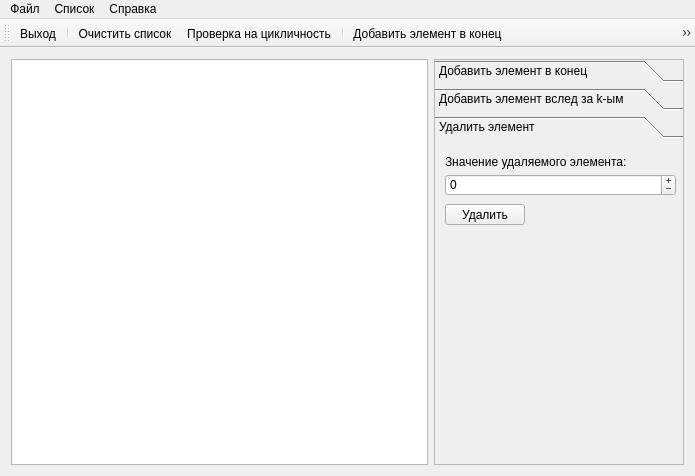
<?xml version="1.0" encoding="UTF-8"?>
<ui version="4.0">
 <class>MainWindow</class>
 <widget class="QMainWindow" name="MainWindow">
  <property name="geometry">
   <rect>
    <x>0</x>
    <y>0</y>
    <width>695</width>
    <height>476</height>
   </rect>
  </property>
  <property name="windowTitle">
   <string>Односвязный кольцевой список</string>
  </property>
  <property name="windowIcon">
   <iconset resource="iconpack.qrc">
    <normaloff>:/icons/appicon.png</normaloff>:/icons/appicon.png</iconset>
  </property>
  <property name="toolButtonStyle">
   <enum>Qt::ToolButtonIconOnly</enum>
  </property>
  <property name="animated">
   <bool>true</bool>
  </property>
  <property name="documentMode">
   <bool>false</bool>
  </property>
  <property name="tabShape">
   <enum>QTabWidget::Triangular</enum>
  </property>
  <property name="dockNestingEnabled">
   <bool>false</bool>
  </property>
  <property name="unifiedTitleAndToolBarOnMac">
   <bool>false</bool>
  </property>
  <widget class="QWidget" name="centralWidget">
   <layout class="QVBoxLayout" name="verticalLayout">
    <item>
     <layout class="QHBoxLayout" name="horizontalLayout">
      <property name="sizeConstraint">
       <enum>QLayout::SetDefaultConstraint</enum>
      </property>
      <item>
       <widget class="QListWidget" name="listList">
        <property name="frameShape">
         <enum>QFrame::StyledPanel</enum>
        </property>
        <property name="frameShadow">
         <enum>QFrame::Plain</enum>
        </property>
        <property name="flow">
         <enum>QListView::TopToBottom</enum>
        </property>
       </widget>
      </item>
      <item>
       <widget class="QToolBox" name="panel">
        <property name="maximumSize">
         <size>
          <width>250</width>
          <height>16777215</height>
         </size>
        </property>
        <property name="frameShape">
         <enum>QFrame::StyledPanel</enum>
        </property>
        <property name="frameShadow">
         <enum>QFrame::Plain</enum>
        </property>
        <property name="lineWidth">
         <number>1</number>
        </property>
        <property name="midLineWidth">
         <number>1</number>
        </property>
        <property name="currentIndex">
         <number>2</number>
        </property>
        <widget class="QWidget" name="addAtEndPage">
         <property name="geometry">
          <rect>
           <x>0</x>
           <y>0</y>
           <width>248</width>
           <height>314</height>
          </rect>
         </property>
         <property name="autoFillBackground">
          <bool>true</bool>
         </property>
         <attribute name="label">
          <string>Добавить элемент в конец</string>
         </attribute>
         <widget class="QLabel" name="addAtEndLabel">
          <property name="geometry">
           <rect>
            <x>10</x>
            <y>10</y>
            <width>151</width>
            <height>16</height>
           </rect>
          </property>
          <property name="text">
           <string>Значение нового элемента:</string>
          </property>
         </widget>
         <widget class="QSpinBox" name="addAtEndSpinBox">
          <property name="geometry">
           <rect>
            <x>10</x>
            <y>30</y>
            <width>231</width>
            <height>22</height>
           </rect>
          </property>
          <property name="wrapping">
           <bool>false</bool>
          </property>
          <property name="buttonSymbols">
           <enum>QAbstractSpinBox::PlusMinus</enum>
          </property>
          <property name="accelerated">
           <bool>false</bool>
          </property>
          <property name="keyboardTracking">
           <bool>true</bool>
          </property>
          <property name="showGroupSeparator" stdset="0">
           <bool>false</bool>
          </property>
          <property name="minimum">
           <number>-2147483647</number>
          </property>
          <property name="maximum">
           <number>2147483647</number>
          </property>
          <property name="value">
           <number>0</number>
          </property>
         </widget>
         <widget class="QPushButton" name="addAtEndButton">
          <property name="geometry">
           <rect>
            <x>10</x>
            <y>60</y>
            <width>80</width>
            <height>21</height>
           </rect>
          </property>
          <property name="text">
           <string>Добавить</string>
          </property>
         </widget>
        </widget>
        <widget class="QWidget" name="addAfterPage">
         <property name="geometry">
          <rect>
           <x>0</x>
           <y>0</y>
           <width>248</width>
           <height>314</height>
          </rect>
         </property>
         <attribute name="label">
          <string>Добавить элемент вслед за k-ым</string>
         </attribute>
         <widget class="QLabel" name="addAfterXLabel">
          <property name="geometry">
           <rect>
            <x>10</x>
            <y>10</y>
            <width>151</width>
            <height>16</height>
           </rect>
          </property>
          <property name="text">
           <string>Значение нового элемента:</string>
          </property>
         </widget>
         <widget class="QSpinBox" name="addAfterXSpinBox">
          <property name="geometry">
           <rect>
            <x>10</x>
            <y>30</y>
            <width>231</width>
            <height>22</height>
           </rect>
          </property>
          <property name="wrapping">
           <bool>false</bool>
          </property>
          <property name="buttonSymbols">
           <enum>QAbstractSpinBox::PlusMinus</enum>
          </property>
          <property name="accelerated">
           <bool>false</bool>
          </property>
          <property name="keyboardTracking">
           <bool>true</bool>
          </property>
          <property name="showGroupSeparator" stdset="0">
           <bool>false</bool>
          </property>
          <property name="minimum">
           <number>-2147483647</number>
          </property>
          <property name="maximum">
           <number>2147483647</number>
          </property>
          <property name="value">
           <number>0</number>
          </property>
         </widget>
         <widget class="QLabel" name="addAfterPosLabel">
          <property name="geometry">
           <rect>
            <x>10</x>
            <y>60</y>
            <width>231</width>
            <height>16</height>
           </rect>
          </property>
          <property name="text">
           <string>Позиция, за которую необходимо добаить:</string>
          </property>
         </widget>
         <widget class="QSpinBox" name="addAfterPosSpinBox">
          <property name="geometry">
           <rect>
            <x>10</x>
            <y>80</y>
            <width>231</width>
            <height>22</height>
           </rect>
          </property>
          <property name="wrapping">
           <bool>false</bool>
          </property>
          <property name="buttonSymbols">
           <enum>QAbstractSpinBox::PlusMinus</enum>
          </property>
          <property name="accelerated">
           <bool>false</bool>
          </property>
          <property name="keyboardTracking">
           <bool>true</bool>
          </property>
          <property name="showGroupSeparator" stdset="0">
           <bool>false</bool>
          </property>
          <property name="minimum">
           <number>0</number>
          </property>
          <property name="maximum">
           <number>0</number>
          </property>
          <property name="value">
           <number>0</number>
          </property>
         </widget>
         <widget class="QPushButton" name="addAfterButton">
          <property name="geometry">
           <rect>
            <x>10</x>
            <y>110</y>
            <width>80</width>
            <height>21</height>
           </rect>
          </property>
          <property name="text">
           <string>Добавить</string>
          </property>
         </widget>
        </widget>
        <widget class="QWidget" name="deletePage">
         <property name="geometry">
          <rect>
           <x>0</x>
           <y>0</y>
           <width>248</width>
           <height>314</height>
          </rect>
         </property>
         <attribute name="label">
          <string>Удалить элемент</string>
         </attribute>
         <widget class="QLabel" name="deleteLabel">
          <property name="geometry">
           <rect>
            <x>10</x>
            <y>10</y>
            <width>231</width>
            <height>16</height>
           </rect>
          </property>
          <property name="text">
           <string>Значение удаляемого элемента:</string>
          </property>
         </widget>
         <widget class="QSpinBox" name="deleteSpinBox">
          <property name="geometry">
           <rect>
            <x>10</x>
            <y>30</y>
            <width>231</width>
            <height>22</height>
           </rect>
          </property>
          <property name="wrapping">
           <bool>false</bool>
          </property>
          <property name="buttonSymbols">
           <enum>QAbstractSpinBox::PlusMinus</enum>
          </property>
          <property name="accelerated">
           <bool>false</bool>
          </property>
          <property name="keyboardTracking">
           <bool>true</bool>
          </property>
          <property name="showGroupSeparator" stdset="0">
           <bool>false</bool>
          </property>
          <property name="minimum">
           <number>-2147483647</number>
          </property>
          <property name="maximum">
           <number>2147483647</number>
          </property>
          <property name="value">
           <number>0</number>
          </property>
         </widget>
         <widget class="QPushButton" name="deleteKeyButton">
          <property name="geometry">
           <rect>
            <x>10</x>
            <y>60</y>
            <width>80</width>
            <height>21</height>
           </rect>
          </property>
          <property name="text">
           <string>Удалить</string>
          </property>
         </widget>
        </widget>
       </widget>
      </item>
     </layout>
    </item>
   </layout>
  </widget>
  <widget class="QMenuBar" name="menuBar">
   <property name="geometry">
    <rect>
     <x>0</x>
     <y>0</y>
     <width>695</width>
     <height>20</height>
    </rect>
   </property>
   <widget class="QMenu" name="menu">
    <property name="title">
     <string>Файл</string>
    </property>
    <addaction name="separator"/>
    <addaction name="exitAction"/>
   </widget>
   <widget class="QMenu" name="menu_2">
    <property name="title">
     <string>Список</string>
    </property>
    <addaction name="checkIfCircularAction"/>
    <addaction name="clearAction"/>
    <addaction name="separator"/>
    <addaction name="addAtEndAction"/>
    <addaction name="addAfterAction"/>
    <addaction name="deleteAction"/>
   </widget>
   <widget class="QMenu" name="menu_3">
    <property name="title">
     <string>Справка</string>
    </property>
    <addaction name="infoAction"/>
    <addaction name="manualAction"/>
   </widget>
   <addaction name="menu"/>
   <addaction name="menu_2"/>
   <addaction name="menu_3"/>
  </widget>
  <widget class="QToolBar" name="mainToolBar">
   <attribute name="toolBarArea">
    <enum>TopToolBarArea</enum>
   </attribute>
   <attribute name="toolBarBreak">
    <bool>false</bool>
   </attribute>
   <addaction name="exitAction"/>
   <addaction name="separator"/>
   <addaction name="clearAction"/>
   <addaction name="checkIfCircularAction"/>
   <addaction name="separator"/>
   <addaction name="addAtEndAction"/>
   <addaction name="addAfterAction"/>
   <addaction name="deleteAction"/>
   <addaction name="separator"/>
   <addaction name="infoAction"/>
   <addaction name="manualAction"/>
  </widget>
  <action name="exitAction">
   <property name="icon">
    <iconset theme="menu" resource="iconpack.qrc">
     <normaloff>:/icons/exit.png</normaloff>:/icons/exit.png</iconset>
   </property>
   <property name="text">
    <string>Выход</string>
   </property>
   <property name="shortcut">
    <string>Ctrl+Q</string>
   </property>
  </action>
  <action name="checkIfCircularAction">
   <property name="icon">
    <iconset theme="menu" resource="iconpack.qrc">
     <normaloff>:/icons/circular.png</normaloff>:/icons/circular.png</iconset>
   </property>
   <property name="text">
    <string>Проверка на цикличность</string>
   </property>
  </action>
  <action name="addAtEndAction">
   <property name="icon">
    <iconset theme="menu" resource="iconpack.qrc">
     <normaloff>:/icons/append.png</normaloff>:/icons/append.png</iconset>
   </property>
   <property name="text">
    <string>Добавить элемент в конец</string>
   </property>
   <property name="shortcut">
    <string>1</string>
   </property>
  </action>
  <action name="addAfterAction">
   <property name="icon">
    <iconset theme="menu" resource="iconpack.qrc">
     <normaloff>:/icons/add.png</normaloff>:/icons/add.png</iconset>
   </property>
   <property name="text">
    <string>Добавить элемент вслед за k-ым</string>
   </property>
   <property name="shortcut">
    <string>2</string>
   </property>
  </action>
  <action name="deleteAction">
   <property name="icon">
    <iconset theme="menu" resource="iconpack.qrc">
     <normaloff>:/icons/delete.png</normaloff>:/icons/delete.png</iconset>
   </property>
   <property name="text">
    <string>Удалить элемент</string>
   </property>
   <property name="shortcut">
    <string>3</string>
   </property>
  </action>
  <action name="clearAction">
   <property name="icon">
    <iconset theme="menu" resource="iconpack.qrc">
     <normaloff>:/icons/clear.png</normaloff>:/icons/clear.png</iconset>
   </property>
   <property name="text">
    <string>Очистить список</string>
   </property>
   <property name="shortcut">
    <string>Ctrl+N</string>
   </property>
  </action>
  <action name="infoAction">
   <property name="icon">
    <iconset theme="menu" resource="iconpack.qrc">
     <normaloff>:/icons/about.png</normaloff>:/icons/about.png</iconset>
   </property>
   <property name="text">
    <string>О программе</string>
   </property>
  </action>
  <action name="manualAction">
   <property name="icon">
    <iconset theme="menu" resource="iconpack.qrc">
     <normaloff>:/icons/manual.png</normaloff>:/icons/manual.png</iconset>
   </property>
   <property name="text">
    <string>Справка</string>
   </property>
   <property name="shortcut">
    <string>F1</string>
   </property>
  </action>
 </widget>
 <layoutdefault spacing="6" margin="11"/>
 <resources>
  <include location="iconpack.qrc"/>
 </resources>
 <connections/>
</ui>
